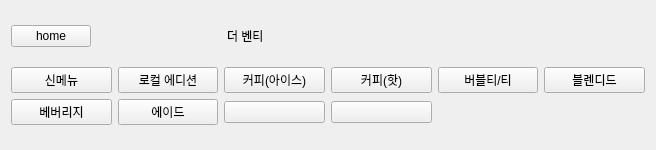
<?xml version="1.0" encoding="UTF-8"?>
<ui version="4.0">
 <class>categorywidget</class>
 <widget class="QWidget" name="categorywidget">
  <property name="geometry">
   <rect>
    <x>0</x>
    <y>0</y>
    <width>656</width>
    <height>150</height>
   </rect>
  </property>
  <property name="minimumSize">
   <size>
    <width>540</width>
    <height>150</height>
   </size>
  </property>
  <property name="maximumSize">
   <size>
    <width>656</width>
    <height>150</height>
   </size>
  </property>
  <property name="windowTitle">
   <string>Form</string>
  </property>
  <layout class="QVBoxLayout" name="verticalLayout">
   <item>
    <layout class="QGridLayout" name="bar_layout">
     <item row="0" column="0">
      <widget class="QPushButton" name="home_button">
       <property name="text">
        <string>home</string>
       </property>
      </widget>
     </item>
     <item row="0" column="1">
      <spacer name="horizontalSpacer_2">
       <property name="orientation">
        <enum>Qt::Orientation::Horizontal</enum>
       </property>
       <property name="sizeType">
        <enum>QSizePolicy::Policy::Fixed</enum>
       </property>
       <property name="sizeHint" stdset="0">
        <size>
         <width>130</width>
         <height>20</height>
        </size>
       </property>
      </spacer>
     </item>
     <item row="0" column="3">
      <spacer name="horizontalSpacer_3">
       <property name="orientation">
        <enum>Qt::Orientation::Horizontal</enum>
       </property>
       <property name="sizeHint" stdset="0">
        <size>
         <width>40</width>
         <height>20</height>
        </size>
       </property>
      </spacer>
     </item>
     <item row="0" column="2">
      <widget class="QLabel" name="label">
       <property name="text">
        <string>더 벤티 </string>
       </property>
      </widget>
     </item>
    </layout>
   </item>
   <item>
    <layout class="QVBoxLayout" name="category_layout">
     <item>
      <layout class="QGridLayout" name="gridLayout">
       <item row="0" column="3">
        <widget class="QPushButton" name="category_hotcoffee_button">
         <property name="text">
          <string>커피(핫)</string>
         </property>
        </widget>
       </item>
       <item row="0" column="1">
        <widget class="QPushButton" name="category_local_button">
         <property name="text">
          <string>로컬 에디션</string>
         </property>
        </widget>
       </item>
       <item row="1" column="0">
        <widget class="QPushButton" name="category_beverage_button">
         <property name="text">
          <string>베버리지</string>
         </property>
        </widget>
       </item>
       <item row="1" column="1">
        <widget class="QPushButton" name="category_ade_button">
         <property name="text">
          <string>에이드</string>
         </property>
        </widget>
       </item>
       <item row="1" column="2">
        <widget class="QPushButton" name="pushButton">
         <property name="text">
          <string/>
         </property>
        </widget>
       </item>
       <item row="0" column="5">
        <widget class="QPushButton" name="category_blended_button">
         <property name="text">
          <string>블렌디드</string>
         </property>
        </widget>
       </item>
       <item row="1" column="3">
        <widget class="QPushButton" name="pushButton_2">
         <property name="text">
          <string/>
         </property>
        </widget>
       </item>
       <item row="0" column="2">
        <widget class="QPushButton" name="category_icedcoffee_button">
         <property name="text">
          <string>커피(아이스)</string>
         </property>
        </widget>
       </item>
       <item row="0" column="4">
        <widget class="QPushButton" name="category_tea_button">
         <property name="text">
          <string>버블티/티</string>
         </property>
        </widget>
       </item>
       <item row="0" column="0">
        <widget class="QPushButton" name="category_new_button">
         <property name="text">
          <string>신메뉴</string>
         </property>
        </widget>
       </item>
      </layout>
     </item>
    </layout>
   </item>
  </layout>
 </widget>
 <resources/>
 <connections/>
</ui>
